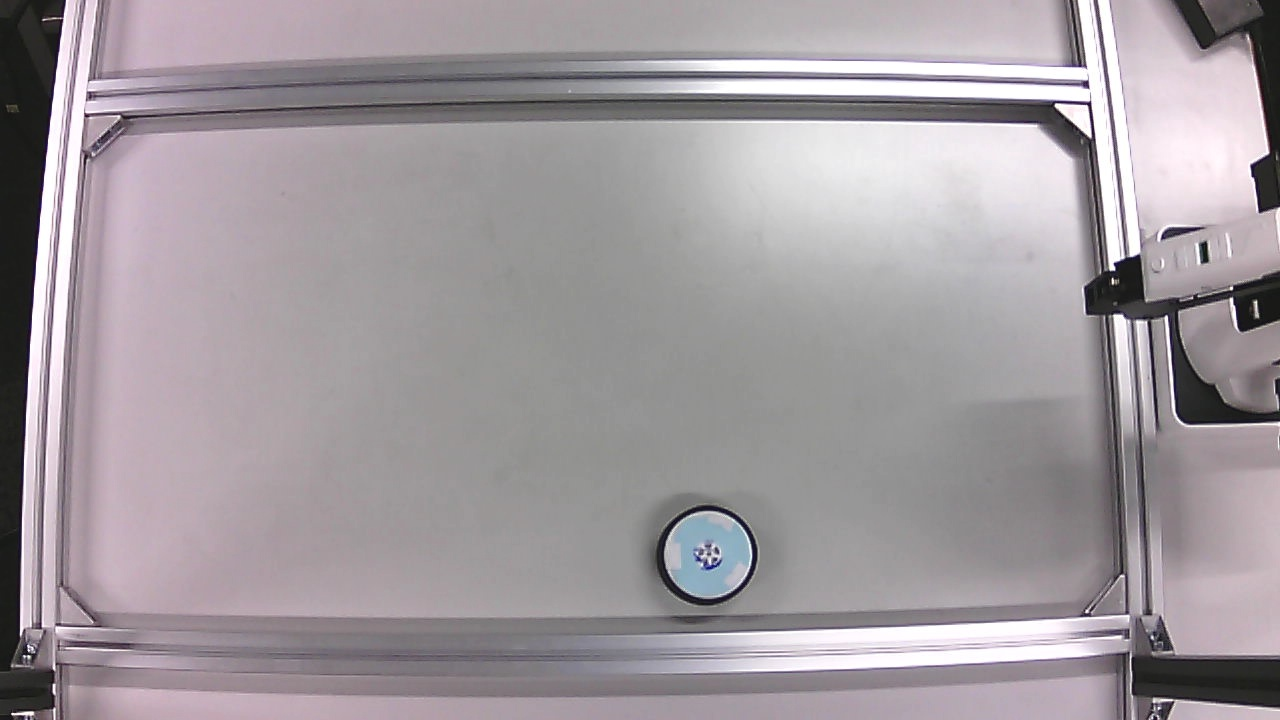
#> input picture scripts/frame.jpg, 1280 x 720 px
$ jupyter execute pix2mm.ipynb
#> lines starting #> are read from the running program, lines starting #| are printed output that depends on the picture
[cell 1]
import cv2 as cv
import numpy as np
from scipy.signal import argrelextrema
import matplotlib.pyplot as plt
import time

[cell 2]
frame=cv.imread('frame.jpg')
#> frame is the input picture: shape (720, 1280, 3); mean B, G, R 158.6, 154.2, 161
# plt.imshow(frame)
frame.shape
#> Out = (720, 1280, 3)

[cell 3]
# 参考　https://qiita.com/code0327/items/c6e468da7007734c897f
# 時計回りで左上から順に角を定義
m = np.empty((4,2))

# 720*1280用
m[0] = [70,100]
m[1] = [1100,90]
m[2] = [1140,620]
m[3] = [50,620]

x_min,x_max=59,859
y_min,y_max=-200,200
width, height = (x_max-x_min,y_max-y_min) # 変形後画像サイズ

marker_coordinates = np.float32(m)
true_coordinates   = np.float32([[0,0],[width,0],[width,height],[0,height]])
# true_coordinates   = np.float32([[x_max,y_min],[x_min,y_min],[x_min,y_max],[x_max,y_max]])
trans_mat = cv.getPerspectiveTransform(marker_coordinates,true_coordinates)
img_trans = cv.warpPerspective(frame,trans_mat,(width, height))
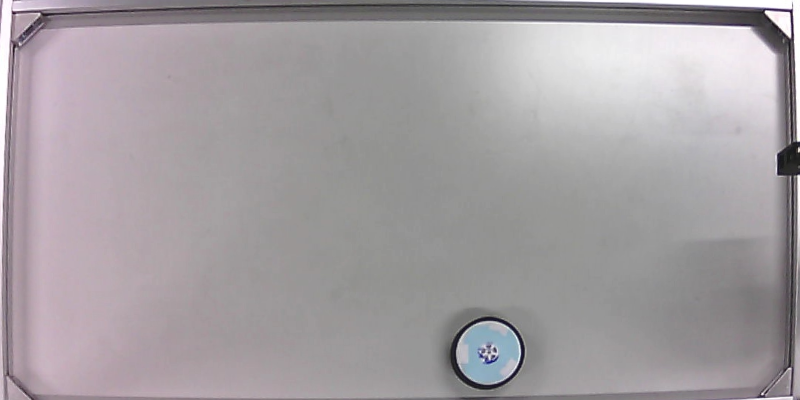
#> img_trans: shape (400, 800, 3); mean B, G, R 161.6, 158.4, 163.6
# plt.imshow(img_trans)
print(trans_mat)
